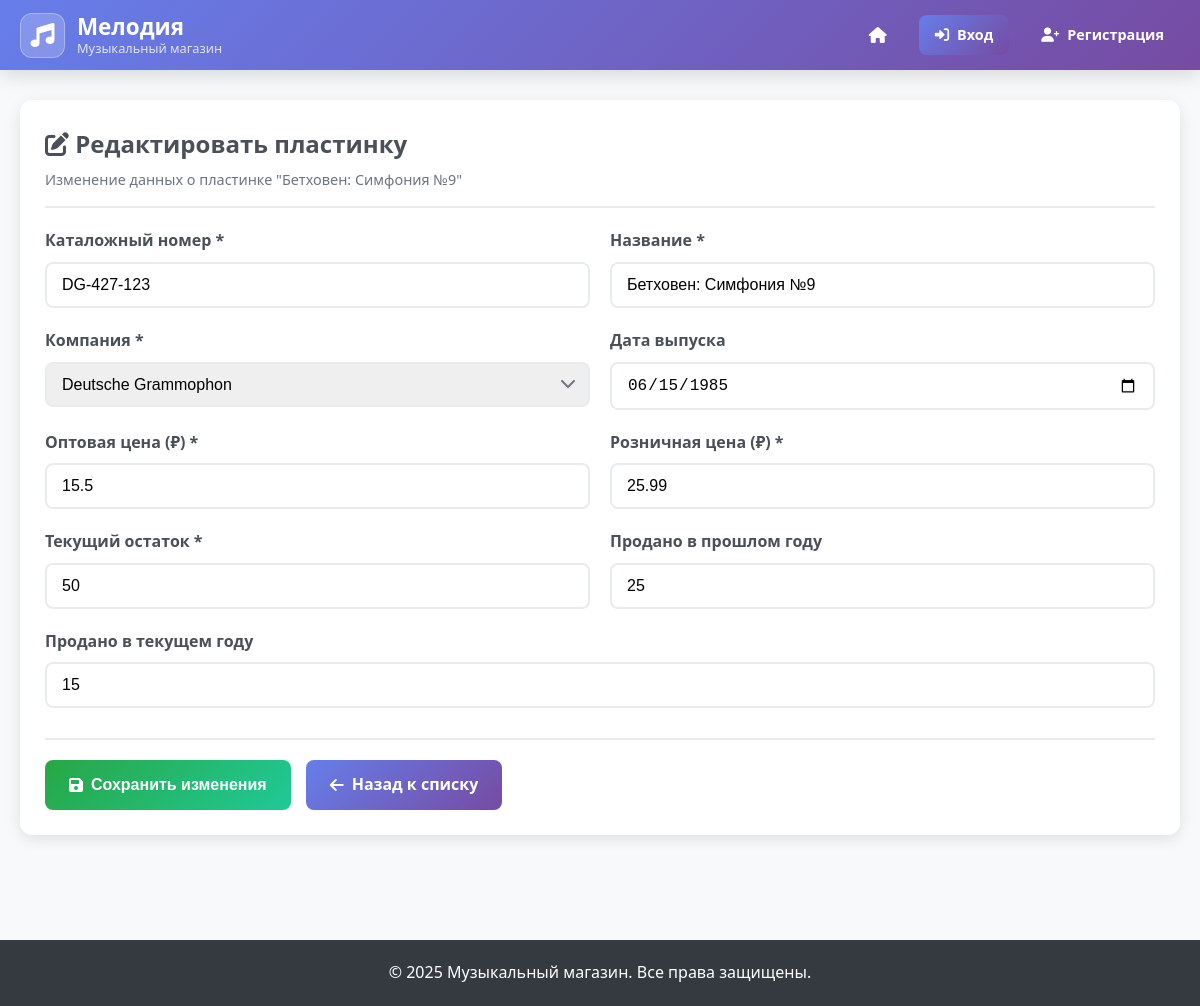
Page /edit_record/1 on the committed database.
### tables this page shows
CREATE TABLE records (
            id INTEGER PRIMARY KEY AUTOINCREMENT,
            catalog_number TEXT NOT NULL UNIQUE,
            title TEXT NOT NULL,
            company_id INTEGER NOT NULL,
            release_date DATE,
            wholesale_price DECIMAL(10,2),
            retail_price DECIMAL(10,2),
            current_stock INTEGER DEFAULT 0,
            sold_last_year INTEGER DEFAULT 0,
            sold_this_year INTEGER DEFAULT 0, rating DECIMAL(3,2) DEFAULT NULL,
            FOREIGN KEY (company_id) REFERENCES companies (id)
        );

CREATE TABLE companies (
            id INTEGER PRIMARY KEY AUTOINCREMENT,
            name TEXT NOT NULL,
            address TEXT,
            phone TEXT,
            email TEXT,
            is_wholesaler BOOLEAN DEFAULT 0
        );

### proj_avtom/app.py (the view)
@app.route('/edit_record/<int:record_id>')
def edit_record(record_id):
    conn = get_db_connection()
    record = conn.execute('SELECT * FROM records WHERE id = ?', (record_id,)).fetchone()
    companies = conn.execute('SELECT * FROM companies ORDER BY name').fetchall()
    conn.close()
    return render_template('edit_record.html', record=record, companies=companies)

### proj_avtom/app.py (called while the page is built)
def get_db_connection():
    conn = sqlite3.connect(DATABASE)
    conn.row_factory = sqlite3.Row
    return conn

### proj_avtom/templates/edit_record.html (shortened to what this page needs)
{% extends "base.html" %}
{% block content %}
<div class="card">
    <div class="card-header">
        <h1 class="card-title">
            <i class="fas fa-edit"></i>
            Редактировать пластинку
        </h1>
        <p class="card-subtitle">
            Изменение данных о пластинке "{{ record.title }}"
        </p>
    </div>
    <form method="POST" action="{{ url_for('update_record', record_id=record.id) }}">
        <div class="form-row">
            <div class="form-group">
                <label for="catalog_number" class="form-label">Каталожный номер *</label>
                <input type="text" name="catalog_number" id="catalog_number" class="form-control"
                       value="{{ record.catalog_number }}" required>
            </div>
            <div class="form-group">
                <label for="title" class="form-label">Название *</label>
                <input type="text" name="title" id="title" class="form-control"
                       value="{{ record.title }}" required>
            </div>
        </div>
        <div class="form-row">
            <div class="form-group">
                <label for="company_id" class="form-label">Компания *</label>
                <div class="select-wrapper">
                    <select name="company_id" id="company_id" class="form-control select" required>
                        {% for company in companies %}
                            <option value="{{ company.id }}"
                                    {% if company.id == record.company_id %}selected{% endif %}>
                                {{ company.name }}
                            </option>
                        {% endfor %}
                    </select>
                </div>
            </div>
            <div class="form-group">
                <label for="release_date" class="form-label">Дата выпуска</label>
                <input type="date" name="release_date" id="release_date" class="form-control"
                       value="{{ record.release_date or '' }}">
            </div>
        </div>
        <div class="form-row">
            <div class="form-group">
                <label for="wholesale_price" class="form-label">Оптовая цена (₽) *</label>
                <input type="number" name="wholesale_price" id="wholesale_price" class="form-control"
                       step="0.01" min="0" value="{{ record.wholesale_price }}" required>
            </div>
            <div class="form-group">
                <label for="retail_price" class="form-label">Розничная цена (₽) *</label>
                <input type="number" name="retail_price" id="retail_price" class="form-control"
                       step="0.01" min="0" value="{{ record.retail_price }}" required>
            </div>
        </div>
        <div class="form-row">
            <div class="form-group">
                <label for="current_stock" class="form-label">Текущий остаток *</label>
                <input type="number" name="current_stock" id="current_stock" class="form-control"
                       min="0" value="{{ record.current_stock }}" required>
            </div>
            <div class="form-group">
                <label for="sold_last_year" class="form-label">Продано в прошлом году</label>
                <input type="number" name="sold_last_year" id="sold_last_year" class="form-control"
                       min="0" value="{{ record.sold_last_year }}">
            </div>
        </div>
        <div class="form-group">
            <label for="sold_this_year" class="form-label">Продано в текущем году</label>
            <input type="number" name="sold_this_year" id="sold_this_year" class="form-control"
                   min="0" value="{{ record.sold_this_year }}">
        </div>
        <div class="form-actions">
            <button type="submit" class="btn btn-success">
                <i class="fas fa-save"></i>
                Сохранить изменения
            </button>
            <a href="{{ url_for('manage_records') }}" class="btn btn-primary">
                <i class="fas fa-arrow-left"></i>
                Назад к списку
            </a>
        </div>
    </form>
</div>
{% endblock %}

### proj_avtom/static/style.css (style rules this page uses)
* { margin: 0; padding: 0; box-sizing: border-box; }
body { font-family: 'Segoe UI', Tahoma, Geneva, Verdana, sans-serif; line-height: 1.6; color: #333; background-color: #f8f9fa; }
.card { background: white; border-radius: 12px; box-shadow: 0 4px 15px rgba(0,0,0,0.1); padding: 25px; margin-bottom: 25px; transition: transform 0.3s ease, box-shadow 0.3s ease; }
.card-header { border-bottom: 2px solid #e9ecef; padding-bottom: 15px; margin-bottom: 20px; }
.card-title { font-size: 1.5rem; color: #495057; margin-bottom: 5px; }
.card-subtitle { color: #6c757d; font-size: 0.9rem; }
.form-group { margin-bottom: 20px; }
.form-label { display: block; margin-bottom: 8px; font-weight: 600; color: #495057; }
.form-control { width: 100%; padding: 12px 15px; border: 2px solid #e9ecef; border-radius: 8px; font-size: 1rem; transition: border-color 0.3s ease, box-shadow 0.3s ease; }
.form-row { display: grid; grid-template-columns: repeat(auto-fit, minmax(250px, 1fr)); gap: 20px; }
.btn { display: inline-flex; align-items: center; gap: 8px; padding: 12px 24px; border: none; border-radius: 8px; font-size: 1rem; font-weight: 600; text-decoration: none; cursor: pointer; transition: all 0.3s ease; text-align: center; }
.btn-primary { background: linear-gradient(135deg, #667eea 0%, #764ba2 100%); color: white; }
.btn-success { background: linear-gradient(135deg, #28a745 0%, #20c997 100%); color: white; }
.select-wrapper { position: relative; }
.select-wrapper::after { content: '\f078'; font-family: 'Font Awesome 6 Free'; font-weight: 900; position: absolute; right: 15px; top: 50%; transform: translateY(-50%); pointer-events: none; color: #6c757d; }
.form-control.select { appearance: none; padding-right: 40px; }
.card { animation: fadeIn 0.6s ease-out; }

### proj_avtom/templates/edit_record.html (style rules this page uses)
.form-actions { display: flex; gap: 15px; margin-top: 30px; padding-top: 20px; border-top: 2px solid #e9ecef; }

### rows in the picture
records: title "Бетховен: Симфония №9", catalog_number "DG-427-123", company_id "Deutsche Grammophon", release_date "06/15/1985", wholesale_price "15.5", retail_price "25.99", current_stock "50", sold_last_year "25", sold_this_year "15"
